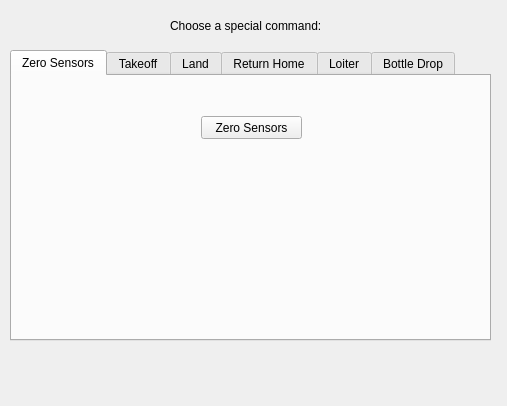
<?xml version="1.0" encoding="UTF-8"?>
<ui version="4.0">
 <class>CmWindow</class>
 <widget class="QWidget" name="CmWindow">
  <property name="geometry">
   <rect>
    <x>0</x>
    <y>0</y>
    <width>507</width>
    <height>406</height>
   </rect>
  </property>
  <property name="windowTitle">
   <string>Send Special Commands</string>
  </property>
  <widget class="QWidget" name="centralWidget" native="true">
   <property name="geometry">
    <rect>
     <x>0</x>
     <y>0</y>
     <width>501</width>
     <height>421</height>
    </rect>
   </property>
   <widget class="QTabWidget" name="special_command_tabs">
    <property name="geometry">
     <rect>
      <x>10</x>
      <y>50</y>
      <width>481</width>
      <height>291</height>
     </rect>
    </property>
    <property name="currentIndex">
     <number>0</number>
    </property>
    <widget class="QWidget" name="tab">
     <attribute name="title">
      <string>Zero Sensors</string>
     </attribute>
     <widget class="QPushButton" name="zero_sensor_button">
      <property name="geometry">
       <rect>
        <x>189</x>
        <y>40</y>
        <width>101</width>
        <height>23</height>
       </rect>
      </property>
      <property name="text">
       <string>Zero Sensors</string>
      </property>
     </widget>
    </widget>
    <widget class="QWidget" name="tab_2">
     <attribute name="title">
      <string>Takeoff</string>
     </attribute>
     <widget class="QPushButton" name="takeoff_button">
      <property name="geometry">
       <rect>
        <x>200</x>
        <y>40</y>
        <width>80</width>
        <height>23</height>
       </rect>
      </property>
      <property name="text">
       <string>Takeoff</string>
      </property>
     </widget>
    </widget>
    <widget class="QWidget" name="tab_3">
     <attribute name="title">
      <string>Land</string><!--+++++++++++++++++++++++++++++++++++++-->
     </attribute>
     <widget class="QTextEdit" name="land_lat_field">
      <property name="geometry">
       <rect>
        <x>260</x>
        <y>50</y>
        <width>131</width>
        <height>31</height>
       </rect>
      </property>
     </widget>
     <widget class="QTextEdit" name="land_lon_field">
      <property name="geometry">
       <rect>
        <x>260</x>
        <y>100</y>
        <width>131</width>
        <height>31</height>
       </rect>
      </property>
     </widget>
     <widget class="QTextEdit" name="land_chi_field">
      <property name="geometry">
       <rect>
        <x>260</x>
        <y>150</y>
        <width>131</width>
        <height>31</height>
       </rect>
      </property>
     </widget>
     <widget class="QTextEdit" name="land_direction_field">
      <property name="geometry">
       <rect>
        <x>260</x>
        <y>200</y>
        <width>131</width>
        <height>31</height>
       </rect>
      </property>
     </widget>
     <widget class="QLabel" name="label_2">
      <property name="geometry">
       <rect>
        <x>290</x>
        <y>20</y>
        <width>101</width>
        <height>16</height>
       </rect>
      </property>
      <property name="text">
       <string>Landing Point</string>
      </property>
     </widget>
     <widget class="QLabel" name="label_3">
      <property name="geometry">
       <rect>
        <x>400</x>
        <y>60</y>
        <width>57</width>
        <height>15</height>
       </rect>
      </property>
      <property name="text">
       <string>degrees</string>
      </property>
     </widget>
     <widget class="QLabel" name="label_4">
      <property name="geometry">
       <rect>
        <x>400</x>
        <y>110</y>
        <width>57</width>
        <height>15</height>
       </rect>
      </property>
      <property name="text">
       <string>degrees</string>
      </property>
     </widget>
     <widget class="QLabel" name="label_5">
      <property name="geometry">
       <rect>
        <x>400</x>
        <y>160</y>
        <width>57</width>
        <height>15</height>
       </rect>
      </property>
      <property name="text">
       <string>degrees</string>
      </property>
     </widget>
     <widget class="QLabel" name="label_6">
      <property name="geometry">
       <rect>
        <x>200</x>
        <y>60</y>
        <width>57</width>
        <height>15</height>
       </rect>
      </property>
      <property name="text">
       <string>latitude:</string>
      </property>
     </widget>
     <widget class="QLabel" name="label_7">
      <property name="geometry">
       <rect>
        <x>190</x>
        <y>110</y>
        <width>71</width>
        <height>20</height>
       </rect>
      </property>
      <property name="text">
       <string>longitude:</string>
      </property>
     </widget>
     <widget class="QLabel" name="label_8">
      <property name="geometry">
       <rect>
        <x>200</x>
        <y>160</y>
        <width>57</width>
        <height>15</height>
       </rect>
      </property>
      <property name="text">
       <string>chi:</string>
      </property>
     </widget>
     <widget class="QLabel" name="label_9">
      <property name="geometry">
       <rect>
        <x>190</x>
        <y>207</y>
        <width>71</width>
        <height>15</height>
       </rect>
      </property>
      <property name="text">
       <string>direction:</string>
      </property>
     </widget>
     <widget class="QLabel" name="label_10">
      <property name="geometry">
       <rect>
        <x>400</x>
        <y>207</y>
        <width>71</width>
        <height>15</height>
       </rect>
      </property>
      <property name="text">
       <string>-1 or 1</string>
      </property>
     </widget>
     <widget class="QPushButton" name="land_button">
      <property name="geometry">
       <rect>
        <x>20</x>
        <y>90</y>
        <width>131</width>
        <height>23</height>
       </rect>
      </property>
      <property name="text">
       <string>Land at point</string><!--++++++++++++++++++++++++++++++++++-->
      </property>
     </widget>
    </widget>
    <widget class="QWidget" name="tab_4">
     <attribute name="title">
      <string>Return Home</string>
     </attribute>
     <widget class="QPushButton" name="rth_button">
      <property name="geometry">
       <rect>
        <x>200</x>
        <y>40</y>
        <width>80</width>
        <height>23</height>
       </rect>
      </property>
      <property name="text">
       <string>RTH</string>
      </property>
     </widget>
    </widget>
    <widget class="QWidget" name="tab_5">
     <attribute name="title">
      <string>Loiter</string>
     </attribute>
     <widget class="QPushButton" name="loiter_button">
      <property name="geometry">
       <rect>
        <x>200</x>
        <y>40</y>
        <width>80</width>
        <height>23</height>
       </rect>
      </property>
      <property name="text">
       <string>Loiter</string>
      </property>
     </widget>
    </widget>
    <widget class="QWidget" name="tab_6">
     <attribute name="title">
      <string>Bottle Drop</string>
     </attribute>
     <widget class="QPushButton" name="drop_button">
      <property name="geometry">
       <rect>
        <x>200</x>
        <y>40</y>
        <width>80</width>
        <height>23</height>
       </rect>
      </property>
      <property name="text">
       <string>Drop!</string>
      </property>
     </widget>
    </widget>
   </widget>
   <widget class="QLabel" name="label">
    <property name="geometry">
     <rect>
      <x>170</x>
      <y>10</y>
      <width>201</width>
      <height>31</height>
     </rect>
    </property>
    <property name="text">
     <string>Choose a special command:</string>
    </property>
   </widget>
  </widget>
 </widget>
 <layoutdefault spacing="6" margin="11"/>
 <resources/>
 <connections/>
</ui>
